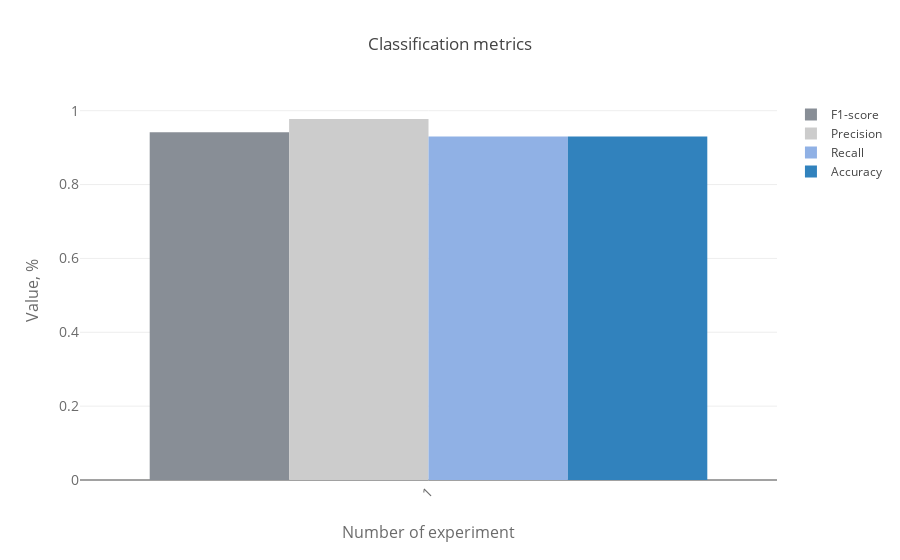
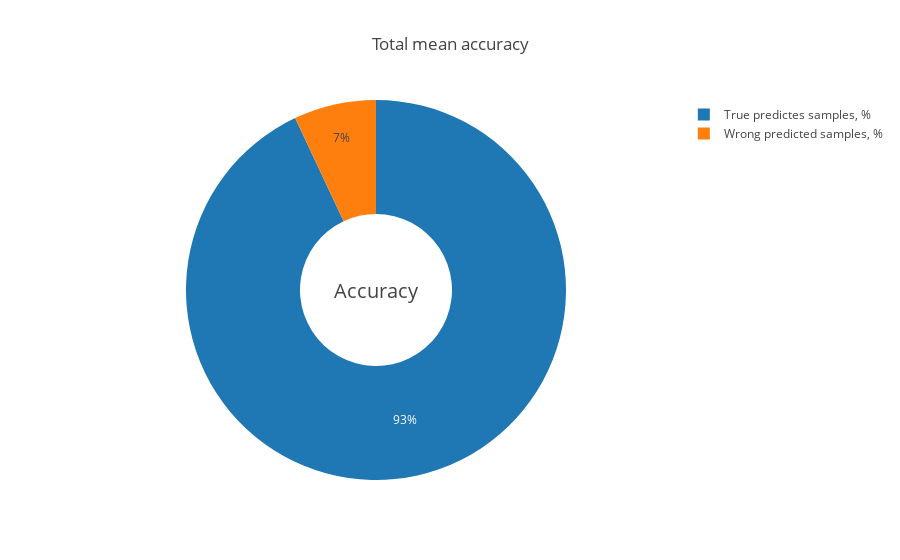

Write notebook code for charts like these, in order.
### Markdown cell above
## Классификатор

Main form for classifying source code authors.

Input:
* Loops --- number of experiments
* Data --- type of data to classify (students, Google Code Jam 2016 participants or GitHub users)
* Classifier --- choose classification algorithm

### Code cell
from main_widget import display_main_form

display_main_form()

### Figure 1 — Plotly figure (JSON) as saved in the notebook; plotly's stock layout.template omitted (floating-point values rounded to 4 significant figures)
{"data": [{"marker": {"color": "rgb(136, 142, 150)"}, "name": "F1-score", "type": "bar", "x": [1], "y": [0.9413]}, {"marker": {"color": "rgb(204,204,204)"}, "name": "Precision", "type": "bar", "x": [1], "y": [0.9775]}, {"marker": {"color": "rgb(144, 177, 229)"}, "name": "Recall", "type": "bar", "x": [1], "y": [0.93]}, {"marker": {"color": "rgb(49,130,189)"}, "name": "Accuracy", "type": "bar", "x": [1], "y": [0.93]}], "layout": {"barmode": "group", "title": "Classification metrics", "xaxis": {"tickangle": -45, "tickfont": {"color": "rgb(107, 107, 107)", "size": 14}, "title": "Number of experiment", "titlefont": {"color": "rgb(107, 107, 107)", "size": 16}}, "yaxis": {"tickfont": {"color": "rgb(107, 107, 107)", "size": 14}, "title": "Value, %", "titlefont": {"color": "rgb(107, 107, 107)", "size": 16}}}}

### Figure 2 — Plotly figure (JSON) as saved in the notebook; plotly's stock layout.template omitted (floating-point values rounded to 4 significant figures)
{"data": [{"hole": 0.4, "labels": ["Wrong predicted samples, %", "True predictes samples, %"], "text": "Accuracy", "textposition": "inside", "type": "pie", "values": [0.07, 0.93]}], "layout": {"annotations": [{"font": {"size": 20}, "showarrow": false, "text": "Accuracy"}], "title": "Total mean accuracy"}}
